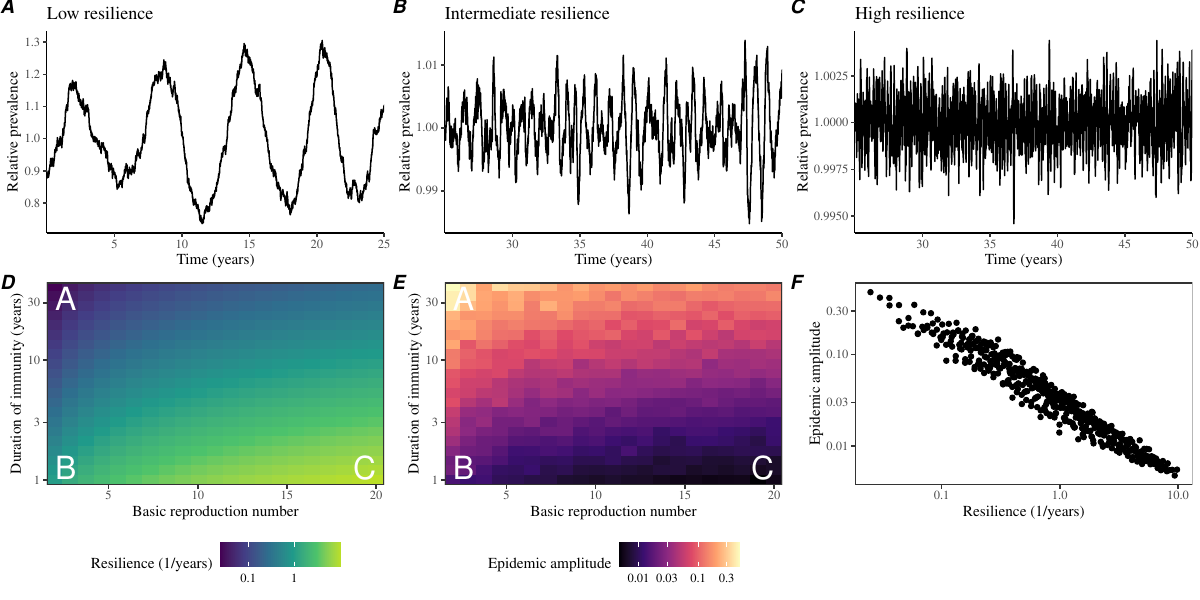

Recreate this plot in R.
library(dplyr)
library(ggplot2); theme_set(theme_bw(base_family="Times"))
library(egg)
source("../R/simulate_stochastic.R")

load("../analysis_factorial/analysis_factorial_noise.rda")

gamma <- 1/7
N <- 1e8

R01 <- 2
delta1 <- 1/365/40
beta1 <- R01*gamma
S1 <- 1/R01
Istar1 <- delta1 * (1-S1)/(beta1 * S1 + delta1)

R02 <- 2
delta2 <- 1/365
beta2 <- R02*gamma
S2 <- 1/R02
Istar2 <- delta2 * (1-S2)/(beta2 * S2 + delta2)

R03 <- 20
delta3 <- 1/365
beta3 <- R03*gamma
S3 <- 1/R03
Istar3 <- delta3 * (1-S3)/(beta3 * S3 + delta3)

set.seed(101)
ss1 <- simulate_sirs_stochastic(R0=R01, delta=delta1, theta=0, N=N, sigma_env=0, rho_env=0,
                                I0=Istar1, rho=1, k=10,
                                tmax=50) %>%
  filter(time > 25)

ss2 <- simulate_sirs_stochastic(R0=R02, delta=delta2, theta=0, N=N, sigma_env=0, rho_env=0,
                                I0=Istar2, rho=1, k=10,
                                tmax=50) %>%
  filter(time > 25)

ss3 <- simulate_sirs_stochastic(R0=R03, delta=delta3, theta=0, N=N, sigma_env=0, rho_env=0,
                                I0=Istar3, rho=1, k=10,
                                tmax=50) %>%
  filter(time > 25)

g1 <- ggplot(ss1) +
  geom_line(aes(time-25, I/mean(I))) +
  scale_x_continuous("Time (years)", expand=c(0, 0)) +
  scale_y_continuous("Relative prevalence") +
  ggtitle("Low resilience") +
  theme(
    panel.grid = element_blank(),
    panel.border = element_blank(),
    axis.line = element_line()
  )

g2 <- ggplot(ss2) +
  geom_line(aes(time, I/mean(I))) +
  scale_x_continuous("Time (years)", expand=c(0, 0)) +
  scale_y_continuous("Relative prevalence") +
  ggtitle("Intermediate resilience") +
  theme(
    panel.grid = element_blank(),
    panel.border = element_blank(),
    axis.line = element_line()
  )

g3 <- ggplot(ss3) +
  geom_line(aes(time, I/mean(I))) +
  scale_x_continuous("Time (years)", expand=c(0, 0)) +
  scale_y_continuous("Relative prevalence") +
  ggtitle("High resilience") +
  theme(
    panel.grid = element_blank(),
    panel.border = element_blank(),
    axis.line = element_line()
  )

g4 <- ggplot(analysis_factorial_noise) +
  geom_raster(aes(R0, 1/delta/365, fill=log10(resilience*365))) +
  annotate("text", x=R01, y=1/delta1/365, col="white", label="A", size=8, hjust=0, vjust=1) +
  annotate("text", x=R02, y=1/delta2/365, col="white", label="B", size=8, hjust=0, vjust=0) +
  annotate("text", x=R03, y=1/delta3/365, col="white", label="C", size=8, hjust=1, vjust=0) +
  scale_x_continuous("Basic reproduction number", expand=c(0, 0)) +
  scale_y_log10("Duration of immunity (years)", expand=c(0, 0)) +
  scale_fill_viridis_c("Resilience (1/years)",
                       breaks=c(-1, 0, 1),
                       labels=c(0.1, 1, 10),
                       end=0.9) +
  theme(
    legend.position = "bottom"
  )

g5 <- ggplot(analysis_factorial_noise) +
  geom_raster(aes(R0, 1/delta/365, fill=log10(amplitude))) +
  annotate("text", x=R01, y=1/delta1/365, col="white", label="A", size=8, hjust=0, vjust=1) +
  annotate("text", x=R02, y=1/delta2/365, col="white", label="B", size=8, hjust=0, vjust=0) +
  annotate("text", x=R03, y=1/delta3/365, col="white", label="C", size=8, hjust=1, vjust=0) +
  scale_x_continuous("Basic reproduction number", expand=c(0, 0)) +
  scale_y_log10("Duration of immunity (years)", expand=c(0, 0)) +
  scale_fill_viridis_c("Epidemic amplitude", option="A",
                       breaks=log10(c(0.01, 0.03, 0.1, 0.3)),
                       labels=c(0.01, 0.03, 0.1, 0.3)) +
  theme(
    legend.position = "bottom"
  )

g6 <- ggplot(analysis_factorial_noise) +
  geom_point(aes(resilience*365, amplitude)) +
  scale_x_log10("Resilience (1/years)") +
  scale_y_log10("Epidemic amplitude") +
  theme(
    panel.grid = element_blank()
  )

gcomb <- ggarrange(g1, g2, g3, g4, g5, g6,
                   nrow=2,
                   labels=c("A", "B", "C", "D", "E", "F"))

ggsave("figure_persistence_noise.pdf", gcomb, width=12, height=6)
ggsave("figure_persistence_noise.png", gcomb, width=12, height=6)

g7 <- ggplot(analysis_factorial_noise) +
  geom_point(aes(period, period_obs)) +
  geom_abline(intercept=0, slope=1, lty=2) +
  scale_x_log10("Intrinsic periodicity of epidemic cycle (years)") +
  scale_y_log10("Observed periodicity of epidemic cycle (years)") +
  theme(
    panel.grid = element_blank()
  )

ggsave("figure_persistence_noise_period.pdf", g7, width=6, height=4)

g8 <- ggplot(analysis_factorial_noise) +
  geom_point(aes(resilience*365, period)) +
  scale_x_log10("Intrinsic resilience (1/years)") +
  scale_y_log10("Intrinsic periodicity of epidemic cycle (years)") +
  theme(
    panel.grid = element_blank()
  )

ggsave("figure_persistence_noise_resilience_period.pdf", g8, width=6, height=4)
